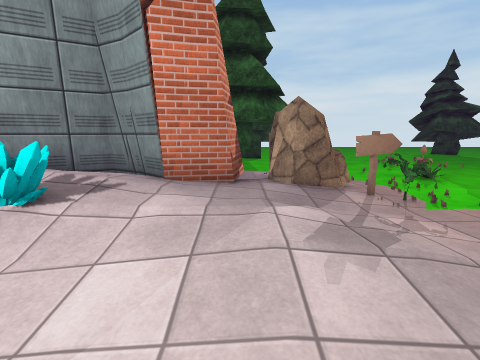
view 1 (above)

19 first-person views from a walk through a scene from a Unity 3-D project. The camera is 1.4 m above the floor, tilts 10° down and sees 85° across. The floor is counted in squares, 1 m on a side. Each view is taken from the middle of a square. On the plan, view 1 faces up. The plan holds only what a view shows up to about 13 squares ahead; the rest is blank. The place goes on beyond the plan. The player character is not drawn. Surface patterns are stand-ins for the level's own textures.

view 2
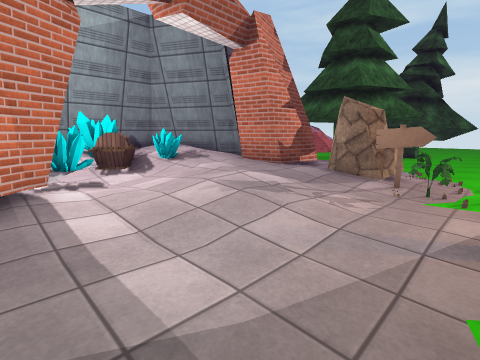

view 3
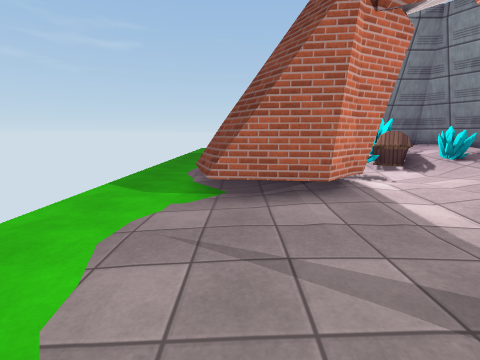

view 4
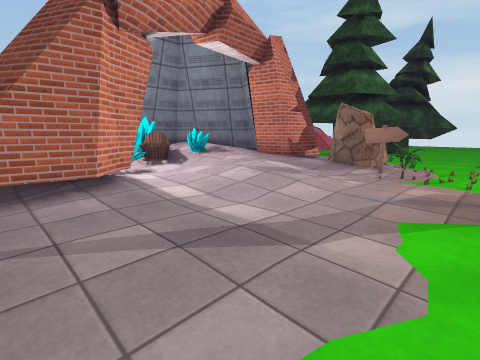

view 5
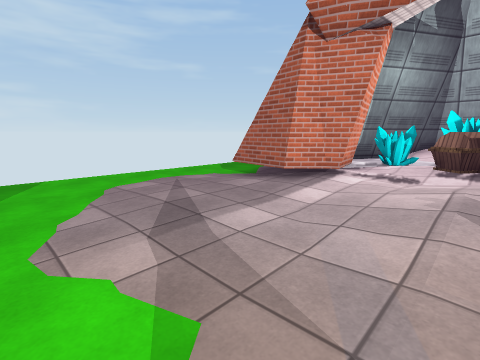

view 6
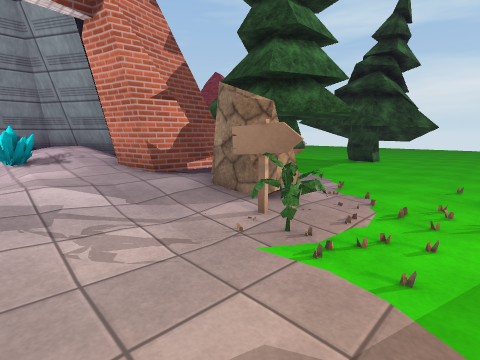

view 7
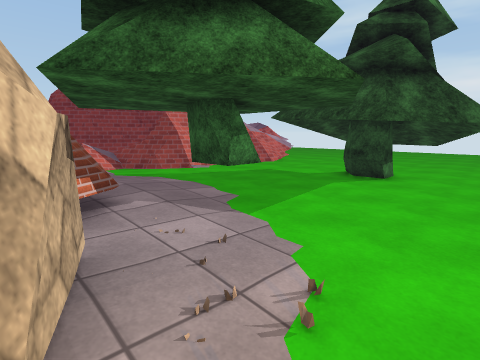

view 8
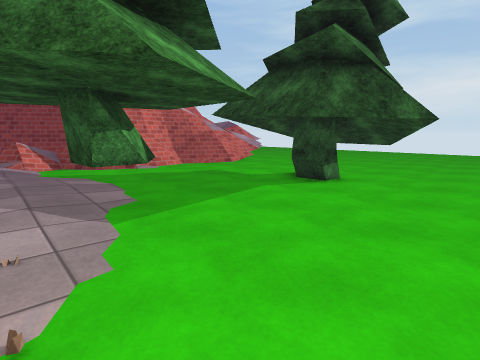

view 9
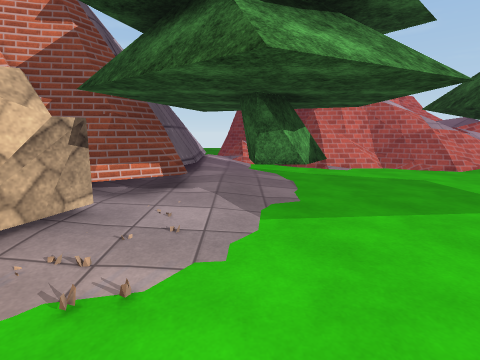

view 10
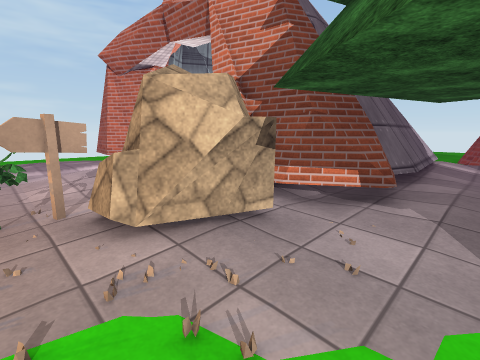

view 11
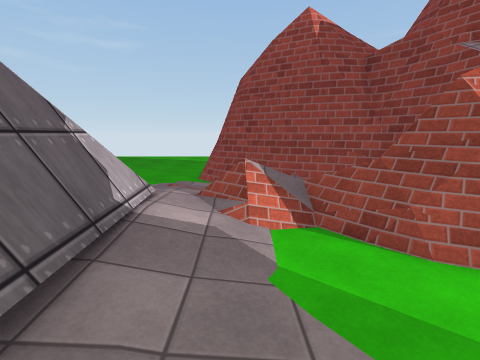

view 12
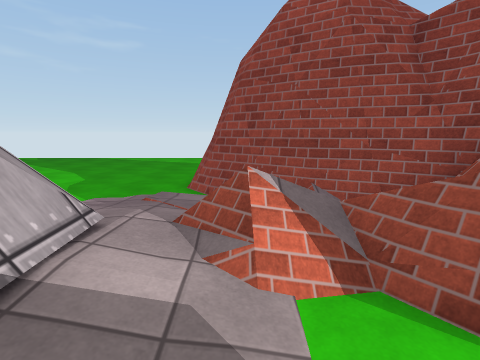

view 13
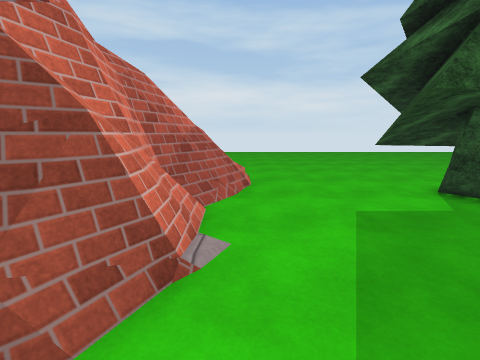

view 14
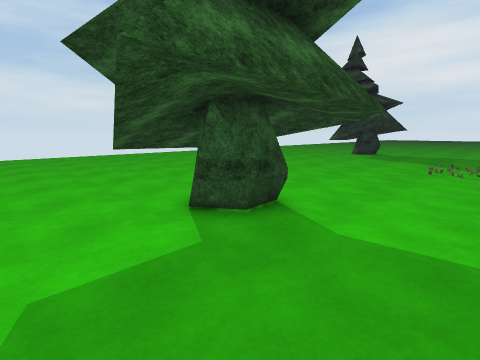

view 15
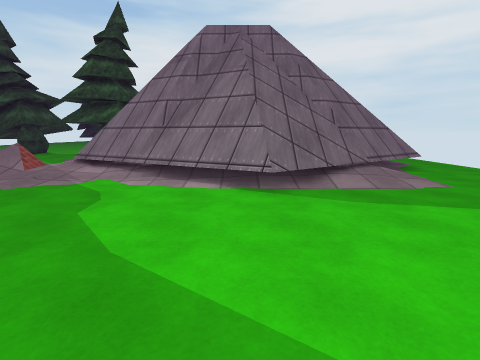

view 16
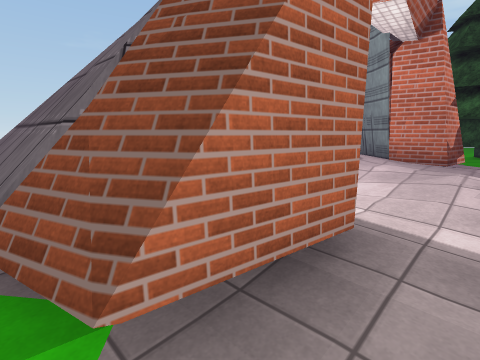

view 17
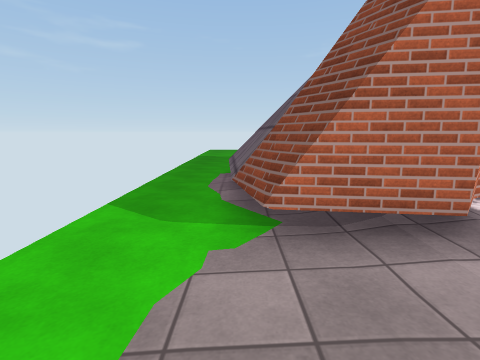

view 18
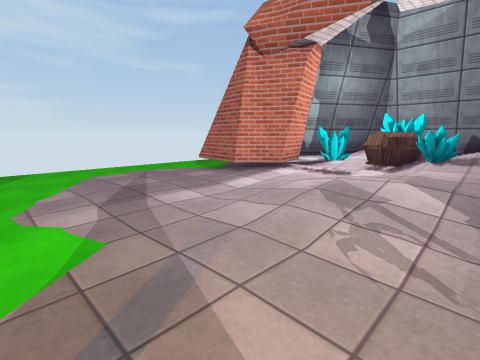

view 19
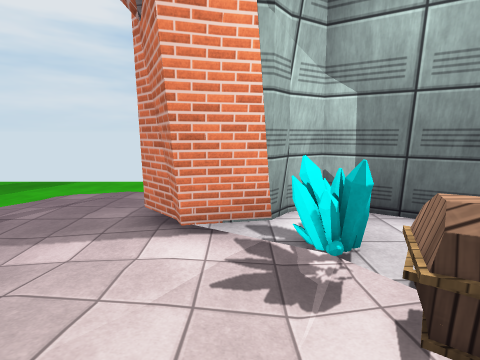

### Floor plan
Key: @ floor where view 1 was taken; # wall or solid block; . main floor; : floor 0.25 m higher than the main floor; + floor 0.5 m higher than the main floor; * floor 0.75 m higher than the main floor; % floor 1 m higher than the main floor; / step, stairs or slope; = window, fence, low wall or low ledge; ^ raised ledge; v drop or lower ground; T pine tree; R rock; C crystal; O other object.
Columns run from 18 left of view 1 to 6 right of it. Each row starts with its distance up from view 1.
 29                 ...
 28                 ....
 27                 .....
 26                 .......
 25              ..........
 24              ..........
 23              ..........
 22           ^^ ..........
 21           ^^^O..........
 20             ^O...TTTT....
 19            ^^=...T##TT...
 18            ##...TT###T...
 17            #=.....TT..T..
 16            ##............
 15         #####............
 14         #==##............
 13        ## /=......T......
 12        #/ /......TT......
 11       ##///:.::::TT......
 10     =##.:/://::::=::.....
  9  ......:::=#######:R:....
  8 .........=#########RRR...
  7 .........##########RRR...
  6 ........=#####//###+:##..
  5 ........#####%%*/++/:....
  4 .......=####///C/++/::...
  3 ......=v / #C###//++:::..
  2 ......//////####::+:/:...
  1 .......////####C:::::....
  0    ....///########@:.:...
 -1     ...//=#########::::..
 -2      .../=## ### ##::::..
 -3       ....#########:::...
 -4        ....=######.......
 -5         .................
 -6         .................

Where each view was taken, in squares from view 1:
view 1: 0 up, 0 right, facing up
view 2: 1 down, 5 right, facing up-left
view 3: 3 down, 5 right, facing left
view 4: 3 down, 6 right, facing up-left
view 5: 3 up, 6 right, facing down-left
view 6: 3 up, 6 right, facing up-left
view 7: 8 up, 4 right, facing up-left
view 8: 10 up, 5 right, facing up-left
view 9: 11 up, 5 right, facing left
view 10: 11 up, 4 right, facing down-left
view 11: 11 up, 3 left, facing left
view 12: 11 up, 5 left, facing left
view 13: 12 up, 5 left, facing up
view 14: 14 up, 3 left, facing up-right
view 15: 3 up, 18 left, facing right
view 16: 4 down, 1 right, facing up-left
view 17: 4 down, 3 right, facing left
view 18: 5 up, 6 right, facing down-left
view 19: 4 up, 2 left, facing down
